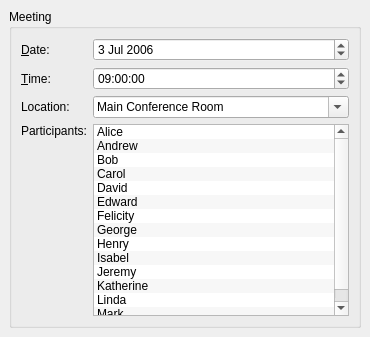
          <widget class="QFrame" name="frame_2" >
           <property name="palette" >
            <palette>
             <active>
              <colorrole role="Base" >
               <brush brushstyle="SolidPattern" >
                <color alpha="255" >
                 <red>255</red>
                 <green>255</green>
                 <blue>255</blue>
                </color>
               </brush>
              </colorrole>
              <colorrole role="Window" >
               <brush brushstyle="SolidPattern" >
                <color alpha="255" >
                 <red>239</red>
                 <green>239</green>
                 <blue>239</blue>
                </color>
               </brush>
              </colorrole>
             </active>
             <inactive>
              <colorrole role="Base" >
               <brush brushstyle="SolidPattern" >
                <color alpha="255" >
                 <red>255</red>
                 <green>255</green>
                 <blue>255</blue>
                </color>
               </brush>
              </colorrole>
              <colorrole role="Window" >
               <brush brushstyle="SolidPattern" >
                <color alpha="255" >
                 <red>239</red>
                 <green>239</green>
                 <blue>239</blue>
                </color>
               </brush>
              </colorrole>
             </inactive>
             <disabled>
              <colorrole role="Base" >
               <brush brushstyle="SolidPattern" >
                <color alpha="255" >
                 <red>239</red>
                 <green>239</green>
                 <blue>239</blue>
                </color>
               </brush>
              </colorrole>
              <colorrole role="Window" >
               <brush brushstyle="SolidPattern" >
                <color alpha="255" >
                 <red>239</red>
                 <green>239</green>
                 <blue>239</blue>
                </color>
               </brush>
              </colorrole>
             </disabled>
            </palette>
           </property>
           <property name="autoFillBackground" >
            <bool>true</bool>
           </property>
           <property name="frameShape" >
            <enum>QFrame::NoFrame</enum>
           </property>
           <property name="frameShadow" >
            <enum>QFrame::Raised</enum>
           </property>
           <layout class="QVBoxLayout" >
            <property name="margin" >
             <number>9</number>
            </property>
            <property name="spacing" >
             <number>6</number>
            </property>
            <item>
             <widget class="QGroupBox" name="Meeting_frame_2" >
              <property name="autoFillBackground" >
               <bool>true</bool>
              </property>
              <property name="title" >
               <string>Meeting</string>
              </property>
              <layout class="QGridLayout" >
               <property name="margin" >
                <number>9</number>
               </property>
               <property name="spacing" >
                <number>6</number>
               </property>
               <item row="1" column="1" >
                <widget class="QTimeEdit" name="timeEdit_3" >
                 <property name="sizePolicy" >
                  <sizepolicy>
                   <hsizetype>5</hsizetype>
                   <vsizetype>0</vsizetype>
                   <horstretch>0</horstretch>
                   <verstretch>0</verstretch>
                  </sizepolicy>
                 </property>
                 <property name="autoFillBackground" >
                  <bool>true</bool>
                 </property>
                 <property name="time" >
                  <time>
                   <hour>9</hour>
                   <minute>0</minute>
                   <second>0</second>
                  </time>
                 </property>
                </widget>
               </item>
               <item row="1" column="0" >
                <widget class="QLabel" name="label_97" >
                 <property name="text" >
                  <string>&amp;Time:</string>
                 </property>
                 <property name="buddy" >
                  <cstring>timeEdit_3</cstring>
                 </property>
                </widget>
               </item>
               <item row="2" column="1" >
                <widget class="QComboBox" name="comboBox_5" >
                 <property name="sizePolicy" >
                  <sizepolicy>
                   <hsizetype>5</hsizetype>
                   <vsizetype>0</vsizetype>
                   <horstretch>0</horstretch>
                   <verstretch>0</verstretch>
                  </sizepolicy>
                 </property>
                 <property name="autoFillBackground" >
                  <bool>true</bool>
                 </property>
                 <property name="editable" >
                  <bool>true</bool>
                 </property>
                 <item>
                  <property name="text" >
                   <string>Main Conference Room</string>
                  </property>
                 </item>
                 <item>
                  <property name="text" >
                   <string>First Floor Meeting Room</string>
                  </property>
                 </item>
                 <item>
                  <property name="text" >
                   <string>Second Floor Meeting Room</string>
                  </property>
                 </item>
                </widget>
               </item>
               <item row="2" column="0" >
                <widget class="QLabel" name="label_98" >
                 <property name="text" >
                  <string>Location:</string>
                 </property>
                 <property name="buddy" >
                  <cstring>comboBox_5</cstring>
                 </property>
                </widget>
               </item>
               <item row="3" column="0" >
                <widget class="QLabel" name="label_99" >
                 <property name="text" >
                  <string>Participants:</string>
                 </property>
                 <property name="buddy" >
                  <cstring>listWidget_3</cstring>
                 </property>
                </widget>
               </item>
               <item row="4" column="0" >
                <spacer>
                 <property name="orientation" >
                  <enum>Qt::Vertical</enum>
                 </property>
                 <property name="sizeHint" >
                  <size>
                   <width>20</width>
                   <height>40</height>
                  </size>
                 </property>
                </spacer>
               </item>
               <item rowspan="2" row="3" column="1" >
                <widget class="QListWidget" name="listWidget_3" >
                 <property name="sizePolicy" >
                  <sizepolicy>
                   <hsizetype>5</hsizetype>
                   <vsizetype>5</vsizetype>
                   <horstretch>0</horstretch>
                   <verstretch>0</verstretch>
                  </sizepolicy>
                 </property>
                 <property name="autoFillBackground" >
                  <bool>true</bool>
                 </property>
                 <property name="alternatingRowColors" >
                  <bool>true</bool>
                 </property>
                 <property name="selectionMode" >
                  <enum>QAbstractItemView::MultiSelection</enum>
                 </property>
                 <item>
                  <property name="text" >
                   <string>Alice</string>
                  </property>
                 </item>
                 <item>
                  <property name="text" >
                   <string>Andrew</string>
                  </property>
                 </item>
                 <item>
                  <property name="text" >
                   <string>Bob</string>
                  </property>
                 </item>
                 <item>
                  <property name="text" >
                   <string>Carol</string>
                  </property>
                 </item>
                 <item>
                  <property name="text" >
                   <string>David</string>
                  </property>
                 </item>
                 <item>
                  <property name="text" >
                   <string>Edward</string>
                  </property>
                 </item>
                 <item>
                  <property name="text" >
                   <string>Felicity</string>
                  </property>
                 </item>
                 <item>
                  <property name="text" >
                   <string>George</string>
                  </property>
                 </item>
                 <item>
                  <property name="text" >
                   <string>Henry</string>
                  </property>
                 </item>
                 <item>
                  <property name="text" >
                   <string>Isabel</string>
                  </property>
                 </item>
                 <item>
                  <property name="text" >
                   <string>Jeremy</string>
                  </property>
                 </item>
                 <item>
                  <property name="text" >
                   <string>Katherine</string>
                  </property>
                 </item>
                 <item>
                  <property name="text" >
                   <string>Linda</string>
                  </property>
                 </item>
                 <item>
                  <property name="text" >
                   <string>Mark</string>
                  </property>
                 </item>
                </widget>
               </item>
               <item row="0" column="0" >
                <widget class="QLabel" name="label_100" >
                 <property name="text" >
                  <string>&amp;Date:</string>
                 </property>
                 <property name="buddy" >
                  <cstring>dateEdit_3</cstring>
                 </property>
                </widget>
               </item>
               <item row="0" column="1" >
                <widget class="QDateEdit" name="dateEdit_3" >
                 <property name="sizePolicy" >
                  <sizepolicy>
                   <hsizetype>5</hsizetype>
                   <vsizetype>0</vsizetype>
                   <horstretch>0</horstretch>
                   <verstretch>0</verstretch>
                  </sizepolicy>
                 </property>
                 <property name="autoFillBackground" >
                  <bool>true</bool>
                 </property>
                 <property name="date" >
                  <date>
                   <year>2006</year>
                   <month>7</month>
                   <day>3</day>
                  </date>
                 </property>
                </widget>
               </item>
              </layout>
             </widget>
            </item>
           </layout>
          </widget>
